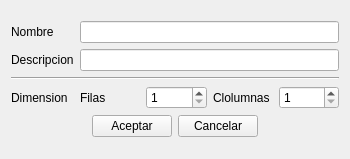
<?xml version="1.0" encoding="UTF-8"?>
<ui version="4.0">
 <class>ui_andamio_datos</class>
 <widget class="QWidget" name="ui_andamio_datos">
  <property name="geometry">
   <rect>
    <x>0</x>
    <y>0</y>
    <width>350</width>
    <height>159</height>
   </rect>
  </property>
  <property name="windowTitle">
   <string>Andamio</string>
  </property>
  <property name="windowIcon">
   <iconset resource="../Icons/Icons.qrc">
    <normaloff>:/Icons/product.png</normaloff>:/Icons/product.png</iconset>
  </property>
  <layout class="QGridLayout" name="gridLayout_2">
   <item row="0" column="0">
    <layout class="QGridLayout" name="gridLayout">
     <item row="0" column="0">
      <widget class="QLabel" name="label">
       <property name="text">
        <string>Nombre</string>
       </property>
      </widget>
     </item>
     <item row="3" column="0">
      <widget class="QLabel" name="label_3">
       <property name="text">
        <string>Dimension</string>
       </property>
      </widget>
     </item>
     <item row="0" column="1">
      <widget class="QLineEdit" name="lineEdit_nombre"/>
     </item>
     <item row="3" column="1">
      <layout class="QHBoxLayout" name="horizontalLayout_2">
       <item>
        <widget class="QLabel" name="label_4">
         <property name="text">
          <string>Filas</string>
         </property>
        </widget>
       </item>
       <item>
        <widget class="QSpinBox" name="spinBox_fila">
         <property name="minimum">
          <number>1</number>
         </property>
        </widget>
       </item>
       <item>
        <widget class="QLabel" name="label_5">
         <property name="text">
          <string>Clolumnas</string>
         </property>
        </widget>
       </item>
       <item>
        <widget class="QSpinBox" name="spinBox_columna">
         <property name="minimum">
          <number>1</number>
         </property>
        </widget>
       </item>
      </layout>
     </item>
     <item row="4" column="0" colspan="2">
      <layout class="QHBoxLayout" name="horizontalLayout">
       <item>
        <spacer name="horizontalSpacer">
         <property name="orientation">
          <enum>Qt::Horizontal</enum>
         </property>
         <property name="sizeHint" stdset="0">
          <size>
           <width>40</width>
           <height>20</height>
          </size>
         </property>
        </spacer>
       </item>
       <item>
        <widget class="QPushButton" name="pushButton_aceptar">
         <property name="text">
          <string>Aceptar</string>
         </property>
        </widget>
       </item>
       <item>
        <widget class="QPushButton" name="pushButton_cancelar">
         <property name="text">
          <string>Cancelar</string>
         </property>
        </widget>
       </item>
       <item>
        <spacer name="horizontalSpacer_2">
         <property name="orientation">
          <enum>Qt::Horizontal</enum>
         </property>
         <property name="sizeHint" stdset="0">
          <size>
           <width>40</width>
           <height>20</height>
          </size>
         </property>
        </spacer>
       </item>
      </layout>
     </item>
     <item row="1" column="0">
      <widget class="QLabel" name="label_2">
       <property name="text">
        <string>Descripcion</string>
       </property>
      </widget>
     </item>
     <item row="1" column="1">
      <widget class="QLineEdit" name="lineEdit_descripcion"/>
     </item>
     <item row="2" column="0" colspan="2">
      <widget class="Line" name="line">
       <property name="orientation">
        <enum>Qt::Horizontal</enum>
       </property>
      </widget>
     </item>
    </layout>
   </item>
  </layout>
 </widget>
 <tabstops>
  <tabstop>lineEdit_nombre</tabstop>
  <tabstop>lineEdit_descripcion</tabstop>
  <tabstop>spinBox_fila</tabstop>
  <tabstop>spinBox_columna</tabstop>
  <tabstop>pushButton_aceptar</tabstop>
  <tabstop>pushButton_cancelar</tabstop>
 </tabstops>
 <resources>
  <include location="../Icons/Icons.qrc"/>
 </resources>
 <connections/>
</ui>
